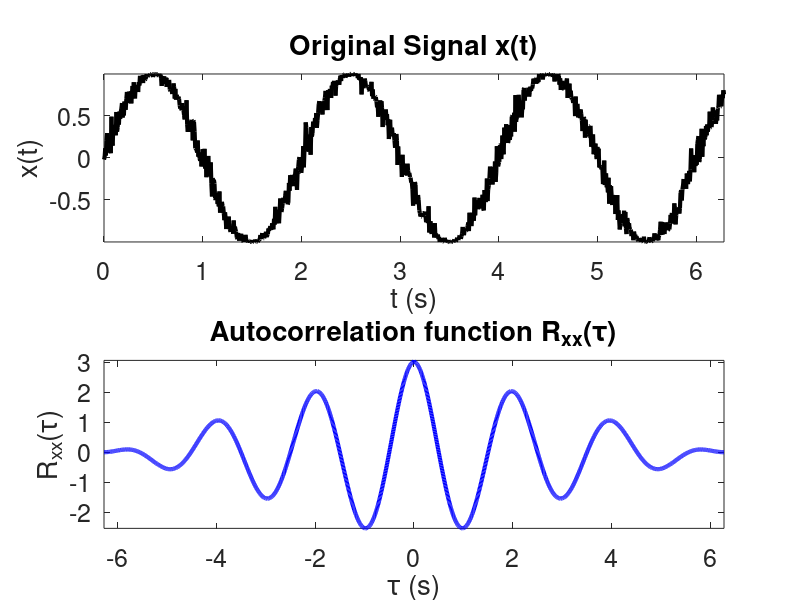

The MATLAB source for this figure:
function [output_ACF, tau] = corrXX(t_signal, time, mode, plots1)
%%%%%%%%%%%%%%%%%%%%%%%%%%%%%%%%%%%%%%%%%%%%%%%%%%%%%%%%%%%%%%%%%%%%%%%%%%%
% This function computes the Autoccorelation function of a single time
% signal x(t) by assuming ergodicity and computing the time average of the
% product x(t)x(t+tau), where tau represents the lag-time. The outputs
% include the ACF itself, and a time array tau for the lag.
%%%%%%%%%%%%%%%%%%%%%%%%%%%%%%%%%%%%%%%%%%%%%%%%%%%%%%%%%%%%%%%%%%%%%%%%%%%
% INPUTS:
% t_signal = the time signal x(t) whose autocorrelation function we are
% interested in.
%
% time = either a time array for each t in the signal x(t), or the total
% time period (duration) of the signal.
%
% mode = 1 (one-sided ACF) or 2 (two-sided ACF)
%
% plots1 = 0 (no plots) or 1 (produce plots)
%%%%%%%%%%%%%%%%%%%%%%%%%%%%%%%%%%%%%%%%%%%%%%%%%%%%%%%%%%%%%%%%%%%%%%%%%%%
% OUTPUTS:
% output_ACF = array of values for the autocorrelation function of t_signal
%
% tau = an array of values of the lag tau
%%%%%%%%%%%%%%%%%%%%%%%%%%%%%%%%%%%%%%%%%%%%%%%%%%%%%%%%%%%%%%%%%%%%%%%%%%%
% Developed by: Oscar A. Nieves
% Institution: University of Technology, Sydney.
% Last update: 07/11/2019, 3:40pm
%%%%%%%%%%%%%%%%%%%%%%%%%%%%%%%%%%%%%%%%%%%%%%%%%%%%%%%%%%%%%%%%%%%%%%%%%%%

% Set up default values for inputs
if nargin == 3
    plots1 = 1;
    mode = 1;
elseif nargin == 2
    plots1 = 1;
    mode = 1;
elseif nargin == 1
    plots1 = 1;
    mode = 1;
    time = linspace(0,2*pi,1000);
elseif nargin == 0
    plots1 = 1;
    mode = 2;
    time = linspace(0,2*pi,1000);
    t_signal = sin(pi*time + 0.1*randn(1,length(time)));
end

Nt = length(t_signal);
if length(time) == 1
    time = linspace(0,time,1000);
end
T = max(time);
x = t_signal;
dt = abs(time(2)-time(1));

% Calculate autocorrelation
switch mode
    case 1
        output_ACF = zeros(1,Nt);
        tau = linspace(0,T,Nt);
        xx1 = x.*conj(x);
        output_ACF(1) = dt*( (xx1(1)+xx1(end))/2 + sum(xx1(2:end-1)) );
        xshift = zeros(1,Nt);
        xshift(2:end) = x(1:end-1);
        for ii = 2:Nt
            xshift(1) = 0;
            xshift(2:end) = xshift(1:end-1);
            xx = x.*conj(xshift);
            output_ACF(ii) = dt*( (xx(ii)+xx(end))/2 + sum(xx(ii:end-1)) );
        end
    case 2
        output_ACF = zeros(1,2*Nt+1);
        tau = linspace(-T,T,2*Nt+1);
        xx1 = x.*conj(x);
        md = median(linspace(1,2*Nt+1,2*Nt+1));
        output_ACF(md) = dt*( (xx1(1)+xx1(end))/2 + sum(xx1(2:end-1)) );
        
        % Right-shift
        xshift = zeros(1,Nt);
        xshift(2:end) = x(1:end-1);
        for ii = 2:Nt
            xshift(1) = 0;
            xshift(2:end) = xshift(1:end-1);
            xx = x.*conj(xshift);
            output_ACF(md+ii-1) = dt*( (xx(ii)+xx(end))/2 + sum(xx(ii:end-1)) );
        end
        
        % Left-shift
        xshift = zeros(1,Nt);
        xshift(1:end-1) = x(2:end);
        for ii = 2:Nt
            xshift(end) = 0;
            xshift(1:end-1) = xshift(2:end);
            xx = x.*conj(xshift);
            output_ACF(md-ii+1) = dt*( (xx(1)+xx(end-ii+1))/2 + sum(xx(2:end-ii+1)) );
        end
end

switch plots1
    case 0
        disp('no plots');
    case 1
        figure(1);
        set(gcf,'color','w');
        subplot(211);
        plot(time,x,'k','LineWidth',3);
        title('Original Signal x(t)');
        xlabel('t (s)');
        ylabel('x(t)');
        xlim([min(time) max(time)]);
        ylim([min(x) max(x)]);
        set(gca,'FontSize',18);
        
        subplot(212);
        plot(tau,output_ACF,'b','LineWidth',3);
        title('Autocorrelation function R_{xx}(\tau)');
        xlabel('\tau (s)');
        ylabel('R_{xx}(\tau)');
        xlim([min(tau) max(tau)]);
        ylim([min(output_ACF) max(output_ACF)]);
        set(gca,'FontSize',18);
end
end